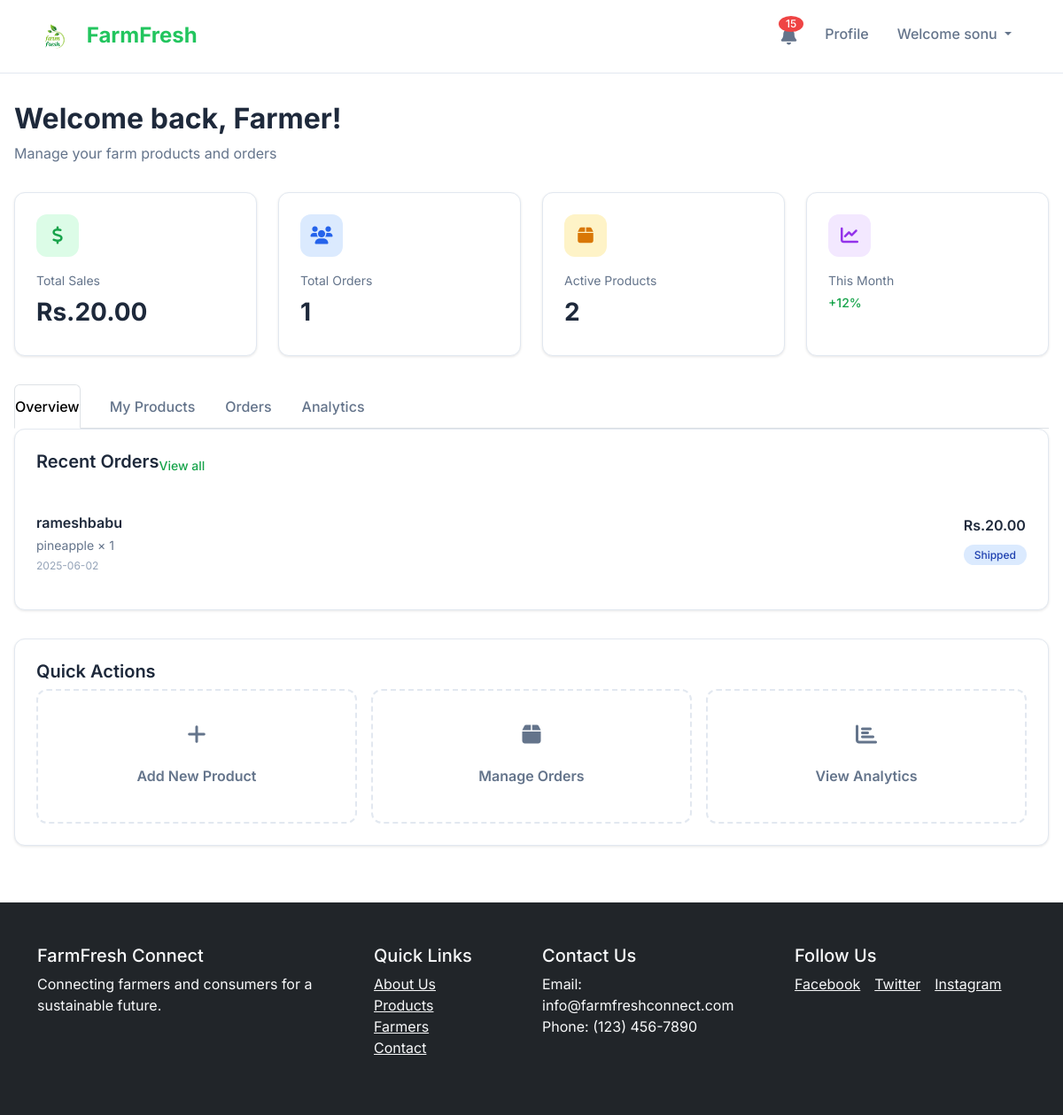
/farmer/dashboard.php (signed in), run on the app's committed database.
### tables this page shows
CREATE TABLE `order_items` (
  `order_item_id` int(11) NOT NULL,
  `order_id` int(11) DEFAULT NULL,
  `product_id` int(11) DEFAULT NULL,
  `quantity` int(11) DEFAULT NULL,
  `price_per_unit` decimal(10,2) DEFAULT NULL,
  `subtotal` decimal(10,2) DEFAULT NULL,
  `price` decimal(10,2) NOT NULL DEFAULT 0.00
);

CREATE TABLE `users` (
  `user_id` int(11) NOT NULL,
  `username` varchar(100) DEFAULT NULL,
  `email` varchar(100) DEFAULT NULL,
  `password` varchar(100) DEFAULT NULL,
  `first_name` varchar(100) DEFAULT NULL,
  `last_name` varchar(100) DEFAULT NULL,
  `phone` varchar(20) DEFAULT NULL,
  `address` varchar(255) DEFAULT NULL,
  `city` varchar(100) DEFAULT NULL,
  `state` varchar(100) DEFAULT NULL,
  `zipcode` varchar(20) DEFAULT NULL,
  `role` enum('farmer','consumer','admin') NOT NULL,
  `created_at` datetime DEFAULT current_timestamp(),
  `updated_at` datetime DEFAULT current_timestamp() ON UPDATE current_timestamp(),
  `profile_image` varchar(255) DEFAULT NULL,
  `is_active` tinyint(1) DEFAULT 1,
  `bio` text DEFAULT NULL
);

CREATE TABLE `products` (
  `product_id` int(11) NOT NULL,
  `seller_id` int(11) DEFAULT NULL,
  `category_id` int(11) DEFAULT NULL,
  `name` varchar(100) DEFAULT NULL,
  `description` text DEFAULT NULL,
  `price` decimal(10,2) DEFAULT 0.00,
  `organic` tinyint(1) DEFAULT 0,
  `created_at` datetime DEFAULT current_timestamp(),
  `updated_at` datetime DEFAULT current_timestamp() ON UPDATE current_timestamp(),
  `is_available` tinyint(1) DEFAULT 1,
  `quantity` int(11) NOT NULL DEFAULT 0,
  `stock` int(11) NOT NULL DEFAULT 0,
  `product_image` varchar(255) DEFAULT NULL,
  `status` enum('pending','approved','rejected') DEFAULT 'pending'
);

CREATE TABLE `orders` (
  `order_id` int(11) NOT NULL,
  `consumer_id` int(11) DEFAULT NULL,
  `total_amount` decimal(10,2) DEFAULT NULL,
  `status` enum('pending','processing','shipped','delivered','canceled') DEFAULT 'pending',
  `order_date` datetime DEFAULT current_timestamp(),
  `shipping_address` varchar(255) DEFAULT NULL,
  `shipping_city` varchar(100) DEFAULT NULL,
  `shipping_state` varchar(100) DEFAULT NULL,
  `shipping_zipcode` varchar(20) DEFAULT NULL,
  `payment_method` varchar(50) DEFAULT NULL,
  `transaction_id` varchar(100) DEFAULT NULL,
  `updated_at` datetime DEFAULT current_timestamp() ON UPDATE current_timestamp()
);

### farmer/dashboard.php (the view, shortened to what this page needs)
<?php
include '../config/db.php';
$farmer_id = $_SESSION['user_id'];
$products_query = "SELECT COUNT(*) as total_products FROM products WHERE seller_id = $farmer_id";
$products_result = mysqli_query($dbconn, $products_query);
$products_data = mysqli_fetch_assoc($products_result);
$total_products = $products_data['total_products'] ?? 0;
$orders_query = "SELECT COUNT(*) as total_orders FROM order_items oi
                JOIN products p ON oi.product_id = p.product_id
                JOIN orders o ON oi.order_id = o.order_id
                WHERE p.seller_id = $farmer_id";
$orders_result = mysqli_query($dbconn, $orders_query);
$orders_data = mysqli_fetch_assoc($orders_result);
$total_orders = $orders_data['total_orders'] ?? 0;
$revenue_query = "SELECT SUM(oi.quantity * oi.price_per_unit) as total_revenue
                 FROM order_items oi
                 JOIN products p ON oi.product_id = p.product_id
                 JOIN orders o ON oi.order_id = o.order_id
                 WHERE p.seller_id = $farmer_id AND o.status != 'canceled'";
$revenue_result = mysqli_query($dbconn, $revenue_query);
$revenue_data = mysqli_fetch_assoc($revenue_result);
$total_revenue = $revenue_data['total_revenue'] ?? 0;
$recent_orders_query = "SELECT o.order_id, o.order_date, o.total_amount, o.status,
                       u.username, oi.quantity, oi.price_per_unit, p.name as product_name
                       FROM order_items oi
                       JOIN products p ON oi.product_id = p.product_id
                       JOIN orders o ON oi.order_id = o.order_id
                       JOIN users u ON o.consumer_id = u.user_id
                       WHERE p.seller_id = $farmer_id
                       ORDER BY o.order_date DESC LIMIT 5";
$recent_orders_result = mysqli_query($dbconn, $recent_orders_query);
$farmer_name = $_SESSION['username'] ?? 'Farmer';
?>
<!DOCTYPE html>
<html lang="en">
<head>
    <link href="https://cdn.jsdelivr.net/npm/bootstrap@5.3.3/dist/css/bootstrap.min.css" rel="stylesheet">
    <link rel="stylesheet" href="https://cdnjs.cloudflare.com/ajax/libs/font-awesome/6.0.0/css/all.min.css">
</head>
<body>
    <?php include '../includes/navbar.php'; ?>
    <div class="dashboard-container">
        <div class="welcome-section">
            <h1 class="welcome-title">Welcome back, <?php echo htmlspecialchars($farmer_name); ?>!</h1>
            <p class="welcome-subtitle">Manage your farm products and orders</p>
        </div>
        <div class="stats-grid">
            <div class="stat-card">
                <div class="stat-icon green">
                    <i class="fas fa-dollar-sign"></i>
                </div>
                <div class="stat-label">Total Sales</div>
                <div class="stat-value">Rs.<?php echo number_format($total_revenue, 2); ?></div>
            </div>
            <div class="stat-card">
                <div class="stat-icon blue">
                    <i class="fas fa-users"></i>
                </div>
                <div class="stat-label">Total Orders</div>
                <div class="stat-value"><?php echo $total_orders; ?></div>
            </div>
            <div class="stat-card">
                <div class="stat-icon yellow">
                    <i class="fas fa-box"></i>
                </div>
                <div class="stat-label">Active Products</div>
                <div class="stat-value"><?php echo $total_products; ?></div>
            </div>
            <div class="stat-card">
                <div class="stat-icon purple">
                    <i class="fas fa-chart-line"></i>
                </div>
                <div class="stat-label">This Month</div>
                <div class="stat-value stat-change">+12%</div>
            </div>
        </div>
        <ul class="nav nav-tabs nav-tabs-custom">
            <li class="nav-item">
                <a class="nav-link active" href="#overview">Overview</a>
            </li>
            <li class="nav-item">
                <a class="nav-link" href="products.php">My Products</a>
            </li>
            <li class="nav-item">
                <a class="nav-link" href="orders.php">Orders</a>
            </li>
            <li class="nav-item">
                <a class="nav-link" href="analytics.php">Analytics</a>
            </li>
        </ul>
        <div class="content-section">
            <div class="section-header">
                <h3 class="section-title">Recent Orders</h3>
                <a href="orders.php" class="view-all-link">View all</a>
            </div>
            <div class="orders-list">
                <?php if (mysqli_num_rows($recent_orders_result) > 0): ?>
                    <?php while ($order = mysqli_fetch_assoc($recent_orders_result)): ?>
                        <div class="order-item">
                            <div class="order-info">
                                <h6><?php echo htmlspecialchars($order['username']); ?></h6>
                                <div class="order-details">
                                    <?php echo htmlspecialchars($order['product_name']); ?> × <?php echo $order['quantity']; ?>
                                </div>
                                <div class="order-date">
                                    <?php echo date('Y-m-d', strtotime($order['order_date'])); ?>
                                </div>
                            </div>
                            <div class="order-summary">
                                <div class="order-amount">
                                    Rs.<?php echo number_format($order['quantity'] * $order['price_per_unit'], 2); ?>
                                </div>
                                <span class="status-badge <?php
                                if ($order['status'] == 'delivered')
                                    echo 'delivered';
                                elseif ($order['status'] == 'processing')
                                    echo 'pending';
                                elseif ($order['status'] == 'shipped')
                                    echo 'shipped';
                                else
                                    echo 'pending';
                                ?>">
                                    <?php echo ucfirst($order['status']); ?>
                                </span>
                            </div>
                        </div>
                    <?php endwhile; ?>
                <?php endif; ?>
            </div>
        </div>
        <div class="content-section">
            <h3 class="section-title">Quick Actions</h3>
            <div class="quick-actions">
                <a href="add_products.php" class="action-card">
                    <div class="action-icon">
                        <i class="fas fa-plus"></i>
                    </div>
                    <div class="action-title">Add New Product</div>
                </a>
                <a href="orders.php" class="action-card">
                    <div class="action-icon">
                        <i class="fas fa-box"></i>
                    </div>
                    <div class="action-title">Manage Orders</div>
                </a>
                <a href="analytics.php" class="action-card">
                    <div class="action-icon">
                        <i class="fas fa-chart-bar"></i>
                    </div>
                    <div class="action-title">View Analytics</div>
                </a>
            </div>
        </div>
    </div>
    <?php include '../includes/footer.php'; ?>
</body>
</html>

### farmer/dashboard.php (style rules this page uses)
* { font-family: 'Inter', -apple-system, BlinkMacSystemFont, 'Segoe UI', sans-serif; }
body { background-color: #f8fafc; color: #334155; }
.dashboard-container { max-width: 1200px; margin: 0 auto; padding: 2rem 1rem; }
.welcome-section { margin-bottom: 2rem; }
.welcome-title { font-size: 2rem; font-weight: 700; color: #1e293b; margin-bottom: 0.5rem; }
.welcome-subtitle { color: #64748b; font-size: 1rem; }
.stats-grid { display: grid; grid-template-columns: repeat(auto-fit, minmax(250px, 1fr)); gap: 1.5rem; margin-bottom: 2rem; }
.stat-card { background: white; border-radius: 12px; padding: 1.5rem; box-shadow: 0 1px 3px rgba(0, 0, 0, 0.1); border: 1px solid #e2e8f0; transition: all 0.2s ease; }
.stat-icon { width: 48px; height: 48px; border-radius: 12px; display: flex; align-items: center; justify-content: center; margin-bottom: 1rem; font-size: 1.25rem; }
.stat-icon.green { background-color: #dcfce7; color: #16a34a; }
.stat-icon.blue { background-color: #dbeafe; color: #2563eb; }
.stat-icon.yellow { background-color: #fef3c7; color: #d97706; }
.stat-icon.purple { background-color: #f3e8ff; color: #9333ea; }
.stat-label { font-size: 0.875rem; color: #64748b; margin-bottom: 0.25rem; }
.stat-value { font-size: 1.75rem; font-weight: 700; color: #1e293b; margin-bottom: 0.25rem; }
.stat-change { font-size: 0.875rem; color: #16a34a; font-weight: 500; }
.nav-tabs-custom { border: none; margin-bottom: 2rem; }
.nav-tabs-custom .nav-link { border: none; color: #64748b; font-weight: 500; padding: 0.75rem 0; margin-right: 2rem; background: none; border-bottom: 2px solid transparent; }
.nav-tabs-custom .nav-link.active { color: #16a34a; border-bottom-color: #16a34a; background: none; }
.content-section { background: white; border-radius: 12px; padding: 1.5rem; box-shadow: 0 1px 3px rgba(0, 0, 0, 0.1); border: 1px solid #e2e8f0; margin-bottom: 2rem; }
.section-header { display: flex; justify-content: between; align-items: center; margin-bottom: 1.5rem; }
.section-title { font-size: 1.25rem; font-weight: 600; color: #1e293b; }
.view-all-link { color: #16a34a; text-decoration: none; font-weight: 500; font-size: 0.875rem; }
.order-item { display: flex; justify-content: space-between; align-items: flex-start; padding: 1rem 0; border-bottom: 1px solid #f1f5f9; }
.order-item:last-child { border-bottom: none; }
.order-info h6 { font-weight: 600; color: #1e293b; margin-bottom: 0.25rem; }
.order-details { font-size: 0.875rem; color: #64748b; margin-bottom: 0.25rem; }
.order-date { font-size: 0.75rem; color: #94a3b8; }
.order-amount { font-weight: 600; color: #1e293b; margin-bottom: 0.5rem; }
.status-badge { font-size: 0.75rem; padding: 0.25rem 0.75rem; border-radius: 20px; font-weight: 500; }
.status-badge.shipped { background-color: #dbeafe; color: #1e40af; }
.quick-actions { display: grid; grid-template-columns: repeat(auto-fit, minmax(200px, 1fr)); gap: 1rem; }
.action-card { background: white; border: 2px dashed #e2e8f0; border-radius: 12px; padding: 2rem; text-align: center; transition: all 0.2s ease; text-decoration: none; color: #64748b; }
.action-icon { font-size: 1.5rem; margin-bottom: 1rem; }
.action-title { font-weight: 600; margin-bottom: 0.5rem; }

### includes/navbar.php (style rules this page uses)
body, html { margin: 0; padding: 0; overflow-x: hidden; }

### data on the page
order_items: users.username "rameshbabu", product.name "pineapple", quantity "1", order.order_date "2025-06-02", $order['quantity']*$order['price_per_unit'] "20.00", order.status "Shipped"

### other printed values
$unread_count "15"
$_SESSION['first_name'] "sonu"
$farmer_name "Farmer"
$total_revenue "20.00"
$total_orders "1"
$total_products "2"
